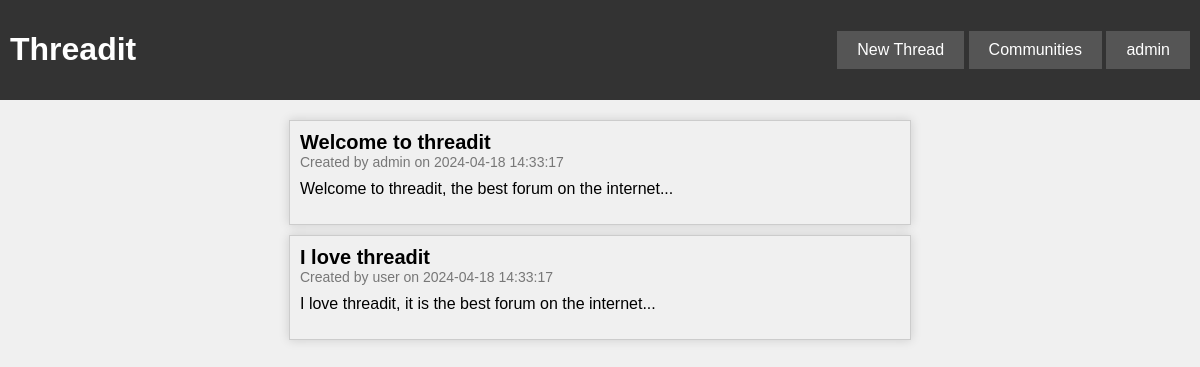
The page / (signed in) on the database its author committed.
### tables this page shows
CREATE TABLE THREADS (
  threadID INT PRIMARY KEY AUTO_INCREMENT,
  userID INT,
  communityID INT,
  threadTitle VARCHAR(255) NOT NULL,
  threadContent MEDIUMTEXT NOT NULL,
  threadCreated TIMESTAMP DEFAULT CURRENT_TIMESTAMP,
  FOREIGN KEY (userID) REFERENCES USERS(userID),
  FOREIGN KEY (communityID) REFERENCES COMMUNITY(communityID)
);

CREATE TABLE USERS (
  userID INT PRIMARY KEY AUTO_INCREMENT,
  userName VARCHAR(18) NOT NULL,
  userPassword VARCHAR(255) NOT NULL,
  userEmail VARCHAR(255) NOT NULL,
  userCreated TIMESTAMP DEFAULT CURRENT_TIMESTAMP,
  userBio TINYTEXT,
  userAvatar BLOB
);

### index.php (the view, shortened to what this page needs)
<?php
    require('./php/db_connect.php');
    $query = "SELECT t.threadTitle, t.threadContent, t.threadCreated, u.userName, c.communityName
                FROM THREADS t, COMMUNITY c, USERS u, USERS_TO_COMMUNITY utc
                WHERE t.communityID = c.communityID
                AND t.userID = u.userID
                AND c.communityID = utc.communityID
                AND utc.userID = u.userID
                AND c.communityPrivacy = 0
                ORDER BY t.threadCreated DESC;";
    $statement=$db->prepare($query);
    $statement->execute();
    $threads = $statement->fetchAll();
?>
<!DOCTYPE html>
<html>
<head>
    <link rel='stylesheet' type='text/css' href='./css/main.css'>
</head>
<body>
    <?php include('./navbar.php'); ?>
    <main>
        <?php if (isset($_SESSION['userName'])): ?>
            <?php foreach ($threads as $thread): ?>
                <div class="thread">
                    <h2 class="thread-title"><?= $thread['threadTitle'] ?></h2>
                    <p class="thread-subtitle">Created by <?= $thread['userName'] ?> on <?= $thread['threadCreated'] ?></p>
                    <p class="thread-content"><?= substr($thread['threadContent'], 0, 100) ?>...</p>
                </div>
            <?php endforeach; ?>
        <?php endif; ?>
    </main>
</body>
</html>

### navbar.php (shortened to what this page needs)
<div id='navbar'>
    <h1>Threadit</h1>
    <div class="nav-buttons">
            <?php if (isset($_SESSION['userName'])) : ?>
                <?php if (!isset($isNewThreadPage)) : ?>
                    <div class="dropdown">
                        <button class="dropbtn" onclick="location.href='http://localhost/web2_finalproject/thread/'">New Thread</button>
                    </div>
                <?php endif; ?>
                <?php if (!isset($isCommunityPage)) : ?>
                    <div class="dropdown">
                        <button class="dropbtn">Communities</button>
                    </div>
        <?php endif; endif; ?>
        <div class="dropdown">
        <button class="dropbtn"><?php if (isset($_SESSION['userName'])) { echo $_SESSION['userName']; } else { echo 'Account';} ?></button>
        </div>
    </div>
</div>

### css/main.css (style rules this page uses)
body { font-family: Arial, sans-serif; margin: 0; padding: 0; background-color: #f0f0f0; }
main { margin-top: 20px; }
.dropdown { position: relative; display: inline-block; }
.dropbtn { background-color: #555; color: white; padding: 10px 20px; font-size: 16px; border: none; cursor: pointer; }
#navbar { display: flex; justify-content: space-between; align-items: center; background-color: #333; padding: 10px; }
#navbar h1 { color: white; }
button { padding: 10px 20px; background-color: #333; color: white; border: none; cursor: pointer; }
.thread { border: 1px solid #ccc; padding: 10px; margin-bottom: 10px; width: 50%; margin-left: auto; margin-right: auto; background-color: #f0f0f0; box-shadow: 0 0 10px rgba(0, 0, 0, 0.15); }
.thread-title { margin: 0; font-size: 20px; }
.thread-subtitle { margin: 0; font-size: 14px; color: #777; }
.thread-content { margin-top: 10px; }

### rows shown on the page
threads: threadTitle "Welcome to threadit", userID.userName "admin", threadCreated "2024-04-18 14:33:17", threadContent "Welcome to threadit, the best forum on the internet"
threads: threadTitle "I love threadit", userID.userName "user", threadCreated "2024-04-18 14:33:17", threadContent "I love threadit, it is the best forum on the internet"

### other values the page prints
$_SESSION['userName'] "admin"
